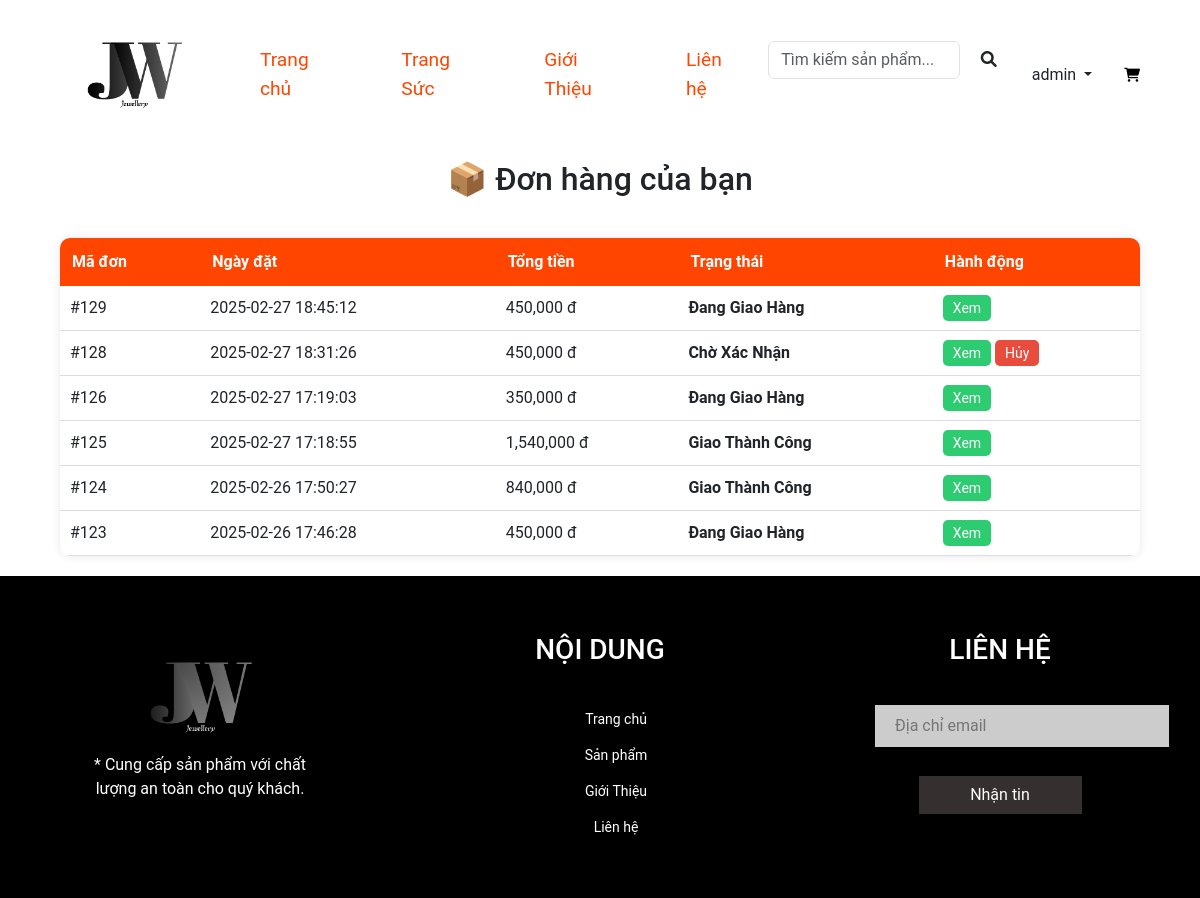
Screenshot of /don-hang (signed in) with the database file from the repository.
### tables this page shows
CREATE TABLE `donhang` (
  `id` int NOT NULL,
  `ngaydat` datetime NOT NULL DEFAULT CURRENT_TIMESTAMP,
  `soluongSP` int NOT NULL,
  `tongtien` int NOT NULL,
  `magg` varchar(50) DEFAULT NULL,
  `trangthai` set('Chờ xác nhận','Đang giao hàng','Giao thành công','Đơn bị hủy') NOT NULL DEFAULT 'Chờ xác nhận',
  `id_user` int NOT NULL
);

### src/Framework/Viewer.php (called while the page is built, shortened)
<?php
class Viewer
{
  public function render(string $template, array $data = []): string
  {
    extract($data, EXTR_SKIP);
    require "views/$template";
    return ob_get_clean();
  }
}

### index.php (called while the page is built, shortened)
<?php
include_once "./views/layout-header.php";
$router = new Router();
$router->add("/", ["controller" => "home", "action" => "index"]);
$router->add("/trang-suc", ["controller" => "products", "action" => "index"]);
$router->add("/trang-suc/tim-kiem", ["controller" => "products", "action" => "search"]);
$router->add("/trang-suc/danh-muc/{id:\d+}", ["controller" => "products", "action" => "index"]);
$router->add("/trang-suc/chi-tiet/{id:\d+}", ["controller" => "products", "action" => "detail"]);
$router->add("/gioi-thieu", ["controller" => "home", "action" => "about"]);
$router->add("/lien-he", ["controller" => "home", "action" => "contact"]);
$router->add("/gio-hang", ["controller" => "carts", "action" => "index"]);
$router->add("/gio-hang/check-out", ["controller" => "carts", "action" => "checkout"]);
$router->add("/gio-hang/add/{id:\d+}", ["controller" => "carts", "action" => "addToCart"]);
$router->add("/gio-hang/xoa/{id:\d+}", ["controller" => "carts", "action" => "removeFromCart"]);
$router->add("/don-hang", ["controller" => "orders", "action" => "index"]);
$router->add("/don-hang/chi-tiet/{id:\d+}", ["controller" => "orders", "action" => "detail"]);
$router->add("/don-hang/huy/{id:\d+}", ["controller" => "orders", "action" => "cancel"]);
$router->add("/dang-nhap", ["controller" => "users", "action" => "login"]);
$router->add("/dang-ky", ["controller" => "users", "action" => "register"]);
$router->add("/dang-xuat", ["controller" => "users", "action" => "logout"]);
$router->add("/admin", ["controller" => "admins", "action" => "index"]);
$router->add("/admin-pro", ["controller" => "products", "action" => "adminPro"]);
$router->add("/admin-add-pro", ["controller" => "products", "action" => "adminAddPro"]);
$router->add("/admin-edit-pro/{id:\d+}", ["controller" => "products", "action" => "adminEditPro"]);
$router->add("/admin-delete-pro/{id:\d+}", ["controller" => "products", "action" => "deleteP"]);
$router->add("/admin-cate", ["controller" => "categorys", "action" => "adminCate"]);
$router->add("/admin-add-cate", ["controller" => "categorys", "action" => "adminAddCate"]);
$router->add("/admin-edit-cate/{id:\d+}", ["controller" => "categorys", "action" => "adminEditCate"]);
$router->add("/admin-delete-cate/{id:\d+}", ["controller" => "categorys", "action" => "deleteC"]);
$router->add("/admin-user", ["controller" => "admins", "action" => "adminUser"]);
$router->add("/admin-add-user", ["controller" => "admins", "action" => "addUser"]);
$router->add("/admin-edit-user/{id:\d+}", ["controller" => "admins", "action" => "editAdminUser"]);
$router->add("/admin-delete-user/{id:\d+}", ["controller" => "admins", "action" => "deleteU"]);
$router->add("/admin-order", ["controller" => "admins", "action" => "adminOrders"]);
$router->add("/admin-order-update/{id:\d+}", ["controller" => "admins", "action" => "updateOrderStatus"]);
$router->add("/admin-order-detail/{id:\d+}", ["controller" => "admins", "action" => "adminOrderDetail"]);
$router->add("/admin-order-confirm/{id:\d+}", ["controller" => "admins", "action" => "confirmOrder"]);
$router->add("/admin-order-cancel/{id:\d+}", ["controller" => "admins", "action" => "cancelOrder"]);
$path = parse_url($_SERVER["REQUEST_URI"], PHP_URL_PATH);
$params = $router->match($path);
$action = $params["action"];
unset($params['controller'], $params["action"]);
$controller_object = new ("App\Controllers\\" . $controller)();
$controller_object->$action(...$params);
include_once "./views/layout-footer.php";

### src/Framework/Model.php (called while the page is built, shortened)
<?php
abstract class Model
{
  public function __construct()
  {
    $this->database = new Database("localhost", "wd19311-php2", "root", "");
  }
}

### src/App/Database.php (called while the page is built, shortened)
<?php
class Database
{
  public function getConnection(): PDO
  {
    $dsn = "mysql:host={$this->host};dbname={$this->name};charset=utf8;port=3306";
    return new PDO($dsn, $this->user, $this->password, [
      PDO::ATTR_ERRMODE => PDO::ERRMODE_EXCEPTION
    ]);
  }
  private function query($sql, $param = [])
  {
    $stmt = $this->getConnection()->prepare($sql);
    if ($param) {
      $stmt->execute($param);
    } else {
      $stmt->execute();
    }
    return $stmt;
  }
  public function getAll($sql)
  {
    $param = array_slice(func_get_args(), 1);
    $stmt = $this->query($sql, $param);
    return $stmt->fetchAll(PDO::FETCH_ASSOC);
  }
}

### src/App/Models/Order.php (called while the page is built, shortened)
<?php
class Order extends Model
{
    public function getOrdersByUser($id_user)
    {
        $sql = "SELECT * FROM donhang WHERE id_user = ? ORDER BY ngaydat DESC";
        return $this->database->getAll($sql, $id_user);
    }
}

### views/page-order.php (the view, shortened to what this page needs)
<h2 align="center" style="padding: 20px;">📦 Đơn hàng của bạn</h2>
<?php if (empty($orders)): ?>
    <p>Bạn chưa có đơn hàng nào.</p>
<?php else: ?>
    <table border="1" cellspacing="0" cellpadding="10">
        <tr>
            <th>Mã đơn</th>
            <th>Ngày đặt</th>
            <th>Tổng tiền</th>
            <th>Trạng thái</th>
            <th>Hành động</th>
        </tr>
        <?php foreach ($orders as $order): ?>
            <tr>
                <td>#<?= $order['id'] ?></td>
                <td><?= $order['ngaydat'] ?></td>
                <td><?= number_format($order['tongtien']) ?> đ</td>
                <td><?= ucfirst(str_replace('-', ' ', $order['trangthai'])) ?></td>
                <td>
                    <a href="/web2-php/don-hang/chi-tiet/<?= $order['id'] ?>">Xem</a>
                    <?php if ($order['trangthai'] == 'Chờ xác nhận'): ?>
                        <a href="/web2-php/don-hang/huy/<?= $order['id'] ?>">Hủy</a>
                    <?php endif; ?>
                </td>
            </tr>
        <?php endforeach; ?>
    </table>
<?php endif; ?>

### public/css/index.css (style rules this page uses)
:root { --main-color: #d3ad7f; --black: black; --bg: #fff; --border: .1rem solid rgba(255, 255, 255, .3); }
* { padding: 0; margin: 0; box-sizing: border-box; font-family: 'Roboto', sans-serif; outline: none; border: none; text-decoration: none; }
body { background: #fff; }

### views/page-order.php (style rules this page uses)
table { width: 90%; border-collapse: collapse; margin: 20px auto; background: #fff; border-radius: 10px; overflow: hidden; box-shadow: 0px 0px 10px rgba(0, 0, 0, 0.1); }
th { background: orangered; color: white; padding: 12px; text-align: left; font-weight: bold; }
td { padding: 10px; border-bottom: 1px solid #ddd; }
td:nth-child(4) { font-weight: bold; text-transform: capitalize; }
a { text-decoration: none; padding: 5px 10px; border-radius: 5px; font-size: 14px; }
a[href*="chi-tiet"] { background: #2ecc71; color: white; }
a[href*="huy"] { background: #e74c3c; color: white; }

### rows the page displays
donhang: id "129", ngaydat "2025-02-27 18:45:12", tongtien "450,000", trangthai "Đang Giao Hàng"
donhang: id "128", ngaydat "2025-02-27 18:31:26", tongtien "450,000", trangthai "Chờ Xác Nhận"
donhang: id "126", ngaydat "2025-02-27 17:19:03", tongtien "350,000", trangthai "Đang Giao Hàng"
donhang: id "125", ngaydat "2025-02-27 17:18:55", tongtien "1,540,000", trangthai "Giao Thành Công"
donhang: id "124", ngaydat "2025-02-26 17:50:27", tongtien "840,000", trangthai "Giao Thành Công"
donhang: id "123", ngaydat "2025-02-26 17:46:28", tongtien "450,000", trangthai "Đang Giao Hàng"

### other values shown
$_SESSION['user']['username'] "admin"
